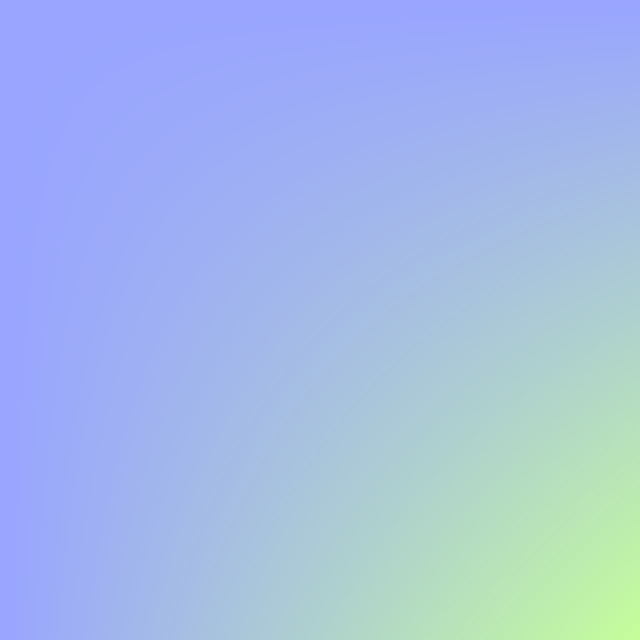
Frame 1 (no input)
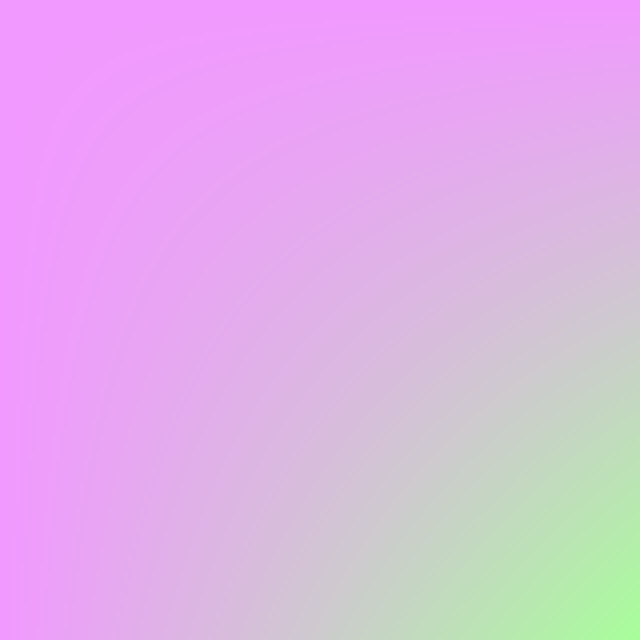
Frame 60 (the mouse pressed at the canvas centre just before this capture)
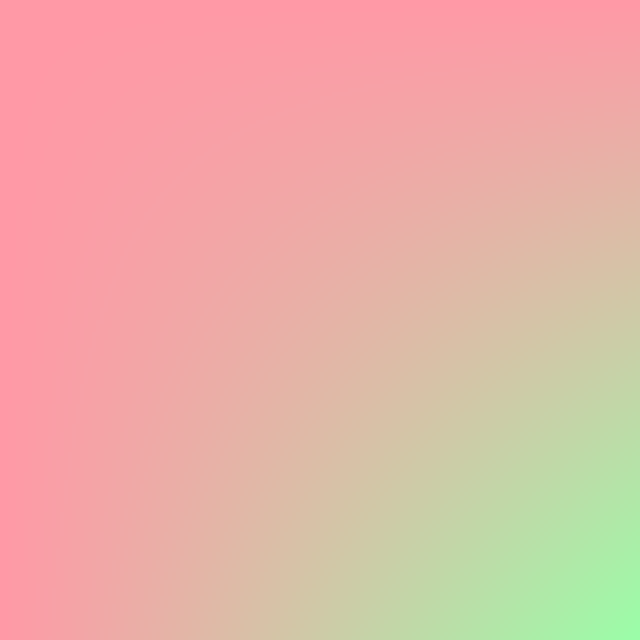
Frame 120 (the mouse held since frame 60 and released just before this capture)

The Processing sketch that drew these frames (run headless with seeded random() and noise(); from frame 60 on, the mouse is pressed at the canvas centre):

// Processing sketch: processing_105449
// ── processing_105449.pde

final int s = 40;
final int boxSize = 4;

float backgroundHue = random(360);
float foregroundHue = random(360);
float maxlen;

void setup() {
  colorMode(HSB, 360, 100, 100, 100);
  size(640, 640);
  smooth();
  noStroke();
  frameRate(24);
  
  maxlen = sqrt(pow(width, 2) * pow(height, 2));
}

void draw() {
  background(backgroundHue, s, 100);
  translate(0,0);
  for (int x = 0; x < width; x += boxSize) {
    float powx = pow(x, 2);
    for (int y = 0; y < height; y += boxSize) {
      float len = sqrt(powx * pow(y, 2));
      fill(foregroundHue, s, 100, 100 * len / maxlen);
      rect(0, 0, boxSize, boxSize);
      translate(0, boxSize);
    }
    translate(boxSize, -height);
  }
  backgroundHue = backgroundHue + 1;
  if (360 <= backgroundHue) {
    backgroundHue -= 360;
  }
  foregroundHue = (foregroundHue + 0.3);
  if (360 <= foregroundHue) {
    foregroundHue -= 360;
  }
}
